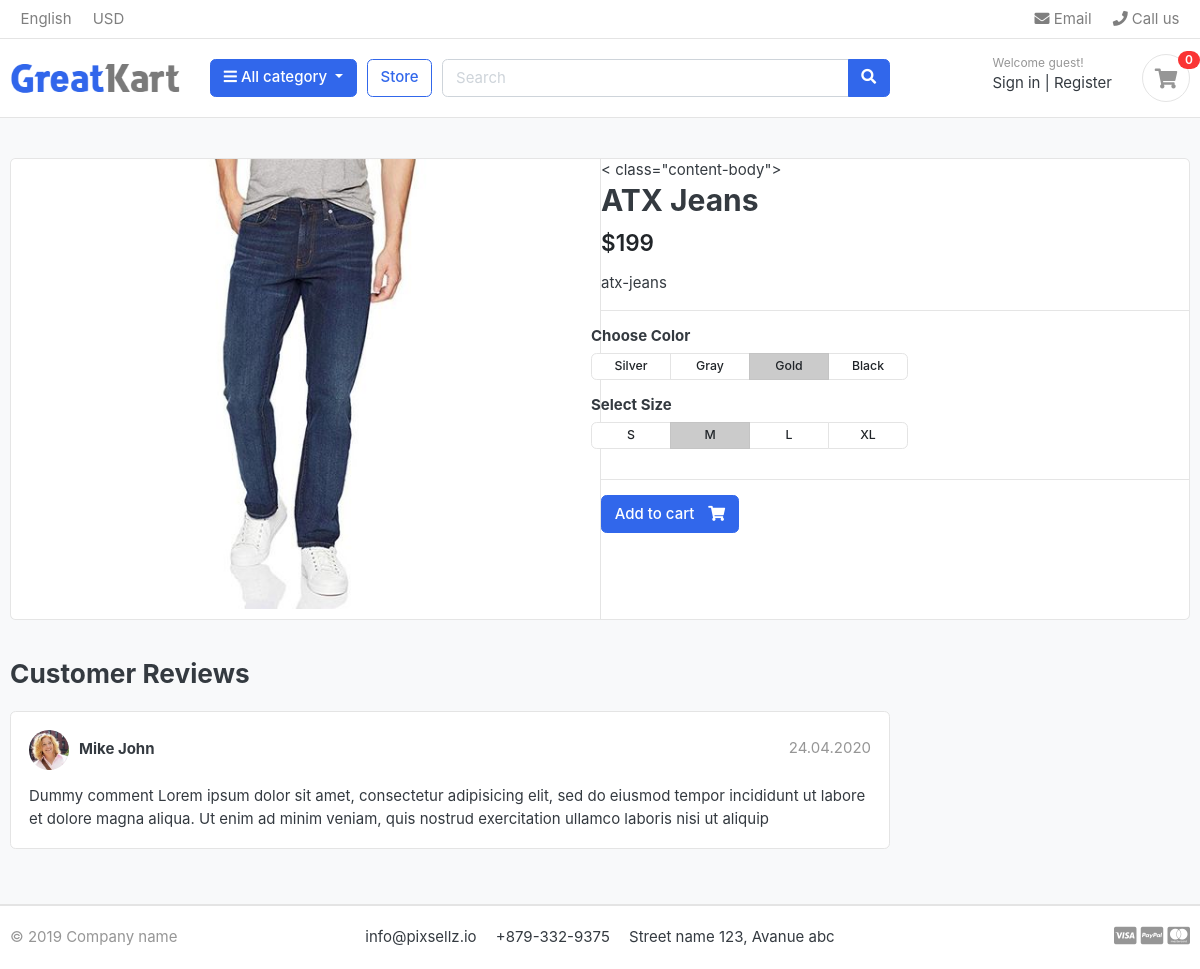
Page /store/jeans/atx-jeans/ on the committed database.
### store/models.py (models this page shows, shortened)
class Product(models.Model):
    product_name        =models.CharField(max_length=200, unique=True)
    slug                =models.SlugField(max_length=200, unique=True)
    product_description =models.TextField(max_length=500, blank=True)
    price               =models.IntegerField()
    images              =models.ImageField(upload_to='photos/products')
    stock               =models.IntegerField()
    is_available        =models.BooleanField(default=True)
    category            =models.ForeignKey(Category,on_delete=models.CASCADE)
    created_date        =models.DateTimeField(auto_now_add=True)
    modified_date       =models.DateTimeField(auto_now=True)

### store/views.py (the view)
# urls.py: path('<slug:category_slug>/<slug:product_slug>/', views.product_detail, name='product_detail'),
def product_detail(request, category_slug, product_slug ):
    try:
     single_product=Product.objects.get(category__slug=category_slug, slug=product_slug)
    except Exception as e:
        raise e
    context={
        'single_product':single_product
    }
    return render(request, 'store/product_detail.html', context)

### category/context_processor.py (called while the page is built)
def menu_links(request):
    links=Category.objects.all()
    return dict(links=links)

### category/models.py (called while the page is built)
    def get_url(self):
        return reverse('product_by_category', args=[self.slug])

### templates/store/product_detail.html (shortened to what this page needs)
{% extends 'base.html' %}
{% load static %}
{% block content %}
<section class="section-content padding-y bg">
<div class="container">
<div class="card">
	<div class="row no-gutters">
		<aside class="col-md-6">
<article class="gallery-wrap">
	<div class="img-big-wrap">
	   <a href="#"><img src="{{single_product.images.url}}"></a>
	</div>
</article>
		</aside>
		<main class="col-md-6 border-left">
< class="content-body">
<h2 class="title">{{single_product.product_name}}</h2>
<div class="mb-3">
	<var class="price h4">${{single_product.price}}</var>
</div>
<p>{{single_product.product_description}}</p>
<hr>
	<div class="row">
		<div class="item-option-select">
			<h6>Choose Color</h6>
			<div class="btn-group btn-group-sm btn-group-toggle" data-toggle="buttons">
			  <label class="btn btn-light">
			    <input type="radio" name="radio_color"> Silver
			  </label>
			  <label class="btn btn-light">
			    <input type="radio" name="radio_color" > Gray
			  </label>
			  <label class="btn btn-light active">
			    <input type="radio" name="radio_color checked"> Gold
			  </label>
			  <label class="btn btn-light">
			    <input type="radio" name="radio_color"> Black
			  </label>
			</div>
		</div>
	</div>
	<div class="row">
		<div class="item-option-select">
			<h6>Select Size</h6>
			<div class="btn-group btn-group-sm btn-group-toggle" data-toggle="buttons">
			  <label class="btn btn-light">
			    <input type="radio" name="radio_color"> S
			  </label>
			  <label class="btn btn-light active">
			    <input type="radio" name="radio_color" checked> M
			  </label>
			  <label class="btn btn-light">
			    <input type="radio" name="radio_color"> L
			  </label>
			  <label class="btn btn-light">
			    <input type="radio" name="radio_color"> XL
			  </label>
			</div>
		</div>
	</div>
	<hr>
	{% if single_product.stock <= 0 %}
	<h5 class="text-danger">Out Of stock</h5>
	{% else %}
	<a href="./product-detail.html" class="btn  btn-primary"> <span class="text">Add to cart</span> <i class="fas fa-shopping-cart"></i>  </a>
	{% endif %}
		</main>
	</div>
</div>
<br>
<div class="row">
			<div class="col-md-9">
	<header class="section-heading">
		<h3>Customer Reviews </h3>
	</header>
	<article class="box mb-3">
		<div class="icontext w-100">
			<img src="{% static './images/avatars/avatar1.jpg' %}" class="img-xs icon rounded-circle">
			<div class="text">
				<span class="date text-muted float-md-right">24.04.2020 </span>
				<h6 class="mb-1">Mike John </h6>
			</div>
		</div>
		<div class="mt-3">
			<p>
				Dummy comment Lorem ipsum dolor sit amet, consectetur adipisicing elit, sed do eiusmod
				tempor incididunt ut labore et dolore magna aliqua. Ut enim ad minim veniam,
				quis nostrud exercitation ullamco laboris nisi ut aliquip
			</p>
		</div>
	</article>
	</div>
</div>
</div>
</section>
{% endblock %}

### static/css/ui.css (style rules this page uses)
html { font-family: "Inter", sans-serif; font-size: 15px; }
.img-xs, .img-sm, .img-md, .img-lg { -o-object-fit: cover; object-fit: cover; flex-shrink: 0; flex-grow: 0; }
.img-xs { width: 40px; height: 40px; }
.padding-y { padding-top: 40px; padding-bottom: 40px; }
var { font-style: normal; }
article:after, .form-group:after { display: block; clear: both; content: ""; }
.bg { background-color: #f8f9fa; }
.section-heading { margin-bottom: 20px; margin-top: 15px; }
p:last-child { margin-bottom: 0; }
.btn-light { background-color: #fff; border-color: #e4e4e4; }
.btn .text + i { margin-left: 10px; }
.icontext { display: inline-flex; align-items: center; vertical-align: middle; }
.icontext .text { width: 100%; line-height: 1.2; }
.icontext .icon { position: relative; margin-right: 10px; flex-shrink: 0; flex-grow: 0; }
.price { font-weight: 600; color: #212529; }
.box { padding: 18px; background: #fff; border-radius: 0.37rem; border: 1px solid #e4e4e4; }
.box img { max-width: 100%; }
.gallery-wrap .img-big-wrap { margin-bottom: 10px; border-radius: 0.37rem; overflow: hidden; background-color: #fff; }
.gallery-wrap .img-big-wrap a { text-align: center; display: block; }
.gallery-wrap .img-big-wrap img { height: 450px; width: auto; display: inline-block; }
.item-option-select { margin-bottom: 1rem; display: inline-block; margin-right: 15px; }
.item-option-select .btn { min-width: 80px; }

### rows in the picture
Product: images (picture), product_name "ATX Jeans", price "199", product_description "atx-jeans"
